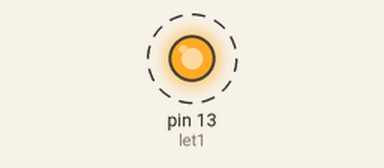
This sketch was run on a simulated Arduino Uno, built with avr-gcc and run on an emulated ATmega328P. Shown: output pins drawn as LEDs (lit = HIGH). Dashed ring = blinking.

Above: at 0.9 s.
Timing chart, 0 to 3.6 s (numbered marks = the images above):
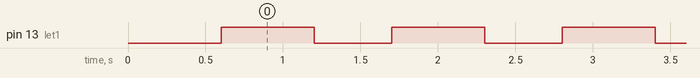

The sketch:

ejercicio_1.ino
```cpp
int let1 = 13;

void setup() {
  Serial.begin(9600);
  pinMode(let1, OUTPUT);
  delay(600);

}

void loop() {
  digitalWrite(let1, HIGH);
  delay(600);
  digitalWrite(let1, LOW);
  delay(500);
}
```

Measured:
- by itself, pin 13 (let1): alternates HIGH for 0.60 s and LOW for 0.50 s
